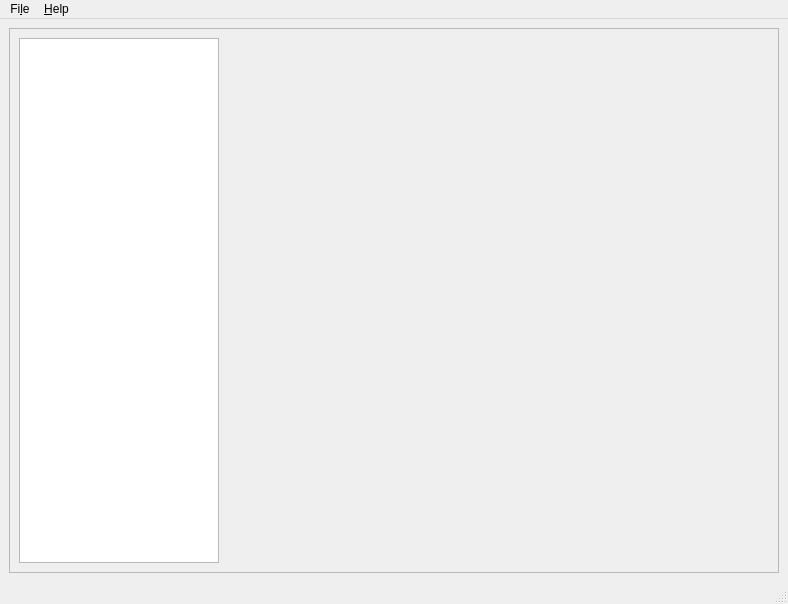
<?xml version="1.0" encoding="UTF-8"?>
<ui version="4.0">
 <class>MainWindow</class>
 <widget class="QMainWindow" name="MainWindow">
  <property name="geometry">
   <rect>
    <x>0</x>
    <y>0</y>
    <width>788</width>
    <height>604</height>
   </rect>
  </property>
  <property name="windowTitle">
   <string>Blocks</string>
  </property>
  <widget class="QWidget" name="centralwidget">
   <layout class="QVBoxLayout" name="verticalLayout">
    <item>
     <widget class="QFrame" name="frame">
      <property name="frameShape">
       <enum>QFrame::StyledPanel</enum>
      </property>
      <property name="frameShadow">
       <enum>QFrame::Raised</enum>
      </property>
      <layout class="QHBoxLayout" name="horizontalLayout">
       <item>
        <widget class="ComponentsList" name="componentsList">
         <property name="sizePolicy">
          <sizepolicy hsizetype="Fixed" vsizetype="Expanding">
           <horstretch>0</horstretch>
           <verstretch>0</verstretch>
          </sizepolicy>
         </property>
         <property name="minimumSize">
          <size>
           <width>200</width>
           <height>0</height>
          </size>
         </property>
         <property name="maximumSize">
          <size>
           <width>200</width>
           <height>16777215</height>
          </size>
         </property>
        </widget>
       </item>
       <item>
        <widget class="BlockWidget" name="widget" native="true">
         <property name="sizePolicy">
          <sizepolicy hsizetype="MinimumExpanding" vsizetype="MinimumExpanding">
           <horstretch>0</horstretch>
           <verstretch>0</verstretch>
          </sizepolicy>
         </property>
         <property name="minimumSize">
          <size>
           <width>400</width>
           <height>400</height>
          </size>
         </property>
        </widget>
       </item>
      </layout>
     </widget>
    </item>
   </layout>
  </widget>
  <widget class="QMenuBar" name="menubar">
   <property name="geometry">
    <rect>
     <x>0</x>
     <y>0</y>
     <width>788</width>
     <height>20</height>
    </rect>
   </property>
   <widget class="QMenu" name="menuFile">
    <property name="title">
     <string>Fi&amp;le</string>
    </property>
    <addaction name="actionSave"/>
    <addaction name="actionSave_as"/>
    <addaction name="action_Open"/>
    <addaction name="separator"/>
    <addaction name="action_Quit"/>
   </widget>
   <widget class="QMenu" name="menu_Help">
    <property name="title">
     <string>&amp;Help</string>
    </property>
    <addaction name="action_About"/>
    <addaction name="actionAbout_Qt"/>
   </widget>
   <addaction name="menuFile"/>
   <addaction name="menu_Help"/>
  </widget>
  <widget class="QStatusBar" name="statusbar"/>
  <action name="actionSave">
   <property name="text">
    <string>&amp;Save (Ctrl-S)</string>
   </property>
   <property name="shortcut">
    <string>Ctrl+S</string>
   </property>
  </action>
  <action name="actionSave_as">
   <property name="text">
    <string>Save &amp;as ...</string>
   </property>
  </action>
  <action name="action_Open">
   <property name="text">
    <string>&amp;Open ... (Ctrl-O)</string>
   </property>
   <property name="shortcut">
    <string>Ctrl+O</string>
   </property>
  </action>
  <action name="action_Quit">
   <property name="text">
    <string>&amp;Quit (Ctrl-Q)</string>
   </property>
   <property name="shortcut">
    <string>Ctrl+Q</string>
   </property>
  </action>
  <action name="action_About">
   <property name="text">
    <string>&amp;About ... (F1)</string>
   </property>
   <property name="shortcut">
    <string>F1</string>
   </property>
  </action>
  <action name="actionAbout_Qt">
   <property name="text">
    <string>About &amp;Qt ...</string>
   </property>
  </action>
 </widget>
 <customwidgets>
  <customwidget>
   <class>BlockWidget</class>
   <extends>QWidget</extends>
   <header>blockwidget</header>
   <container>1</container>
  </customwidget>
  <customwidget>
   <class>ComponentsList</class>
   <extends>QListWidget</extends>
   <header>componentslist</header>
  </customwidget>
 </customwidgets>
 <resources>
  <include location="blocks.qrc"/>
 </resources>
 <connections/>
</ui>
